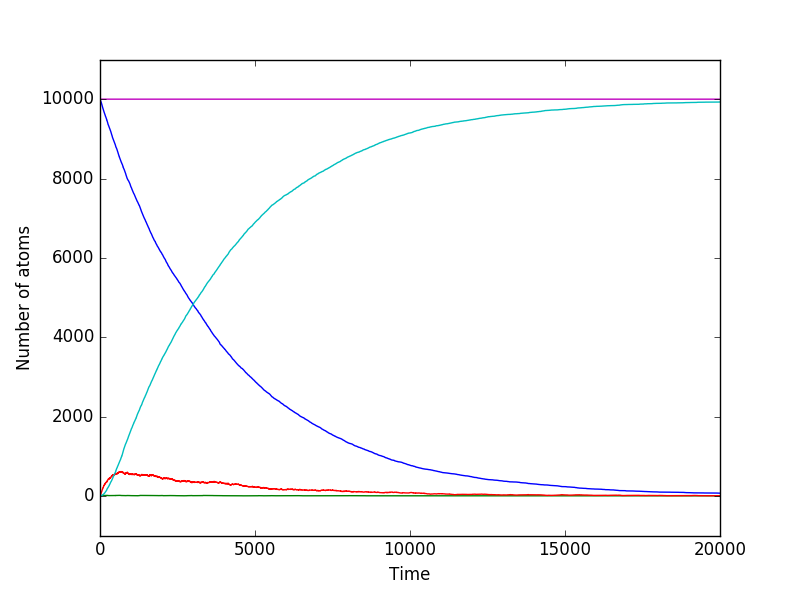

Write the Python code that produced this figure.
#import functions
import numpy
from random import random
from pylab import show,plot,xlabel,ylabel,ylim

#define constans
NBi3=10000
NPb=0
NTi=0
NBi9=0
Total=10000
tauBi3=46*60
tauPb=3.3*60
tauTi=2.2*60
h=1.0
pBi3=1-2**(-h/tauBi3)
pPb=1-2**(-h/tauPb)
pTi=1-2**(-h/tauTi)
tmax=20000.0
tpoints=numpy.arange(0.0,tmax,h)
Bi3points=[]
Pbpoints=[]
Tipoints=[]
Bi9points=[]
Totalpoints=[]

#loop
for t in tpoints:
	Bi3points.append(NBi3)
	Pbpoints.append(NPb)
	Tipoints.append(NTi)
	Bi9points.append(NBi9)
	Totalpoints.append(Total)
	decayBi3=0
	decayTi=0
	decayPb=0

	Total=NBi3+NPb+NTi+NBi9
#Pb decay
	for l in range(NPb):
		if random()<pPb:
			decayPb+=1
	NPb-=decayPb
	NBi9+=decayPb
#Ti decay
	for j in range(NTi):
		if random()<pTi:
			decayTi+=1
	NTi-=decayTi
	NPb+=decayTi

#Bi313 decay
	for i in range(NBi3):
		if random()<pBi3:
			decayBi3+=1
	NBi3-=decayBi3
#choosing decay path
	for k in range(decayBi3):
		if random()<0.9791:
			NPb+=1
		else:
			NTi+=1

#plot the answer
plot(tpoints,Bi3points,tpoints,Tipoints,tpoints,Pbpoints,tpoints,Bi9points,tpoints,Totalpoints)
ylim(-1000,11000)
xlabel("Time")
ylabel("Number of atoms")
show()
